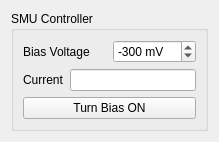
<?xml version="1.0" encoding="UTF-8"?>
<ui version="4.0">
 <class>Form</class>
 <widget class="QWidget" name="Form">
  <property name="geometry">
   <rect>
    <x>0</x>
    <y>0</y>
    <width>219</width>
    <height>130</height>
   </rect>
  </property>
  <property name="windowTitle">
   <string>Form</string>
  </property>
  <layout class="QGridLayout" name="gridLayout">
   <item row="0" column="0">
    <widget class="QGroupBox" name="groupBox_2">
     <property name="title">
      <string>SMU Controller</string>
     </property>
     <layout class="QVBoxLayout" name="verticalLayout_2">
      <item>
       <layout class="QHBoxLayout" name="horizontalLayout_2">
        <item>
         <widget class="QLabel" name="start_label">
          <property name="text">
           <string>Bias Voltage</string>
          </property>
         </widget>
        </item>
        <item>
         <widget class="QDoubleSpinBox" name="bias_mV_doubleSpinBox">
          <property name="suffix">
           <string> mV</string>
          </property>
          <property name="decimals">
           <number>0</number>
          </property>
          <property name="minimum">
           <double>-3000.000000000000000</double>
          </property>
          <property name="maximum">
           <double>3000.000000000000000</double>
          </property>
          <property name="singleStep">
           <double>10.000000000000000</double>
          </property>
          <property name="value">
           <double>-300.000000000000000</double>
          </property>
         </widget>
        </item>
       </layout>
      </item>
      <item>
       <layout class="QHBoxLayout" name="horizontalLayout_3">
        <item>
         <widget class="QLabel" name="start_label_2">
          <property name="sizePolicy">
           <sizepolicy hsizetype="Preferred" vsizetype="Preferred">
            <horstretch>0</horstretch>
            <verstretch>0</verstretch>
           </sizepolicy>
          </property>
          <property name="text">
           <string>Current</string>
          </property>
         </widget>
        </item>
        <item>
         <widget class="QLineEdit" name="currentOutput_lineEdit">
          <property name="sizePolicy">
           <sizepolicy hsizetype="Expanding" vsizetype="Fixed">
            <horstretch>0</horstretch>
            <verstretch>0</verstretch>
           </sizepolicy>
          </property>
         </widget>
        </item>
       </layout>
      </item>
      <item>
       <widget class="QPushButton" name="turnBiasOn_pushButton">
        <property name="text">
         <string>Turn Bias ON</string>
        </property>
       </widget>
      </item>
     </layout>
    </widget>
   </item>
  </layout>
 </widget>
 <resources/>
 <connections/>
</ui>
